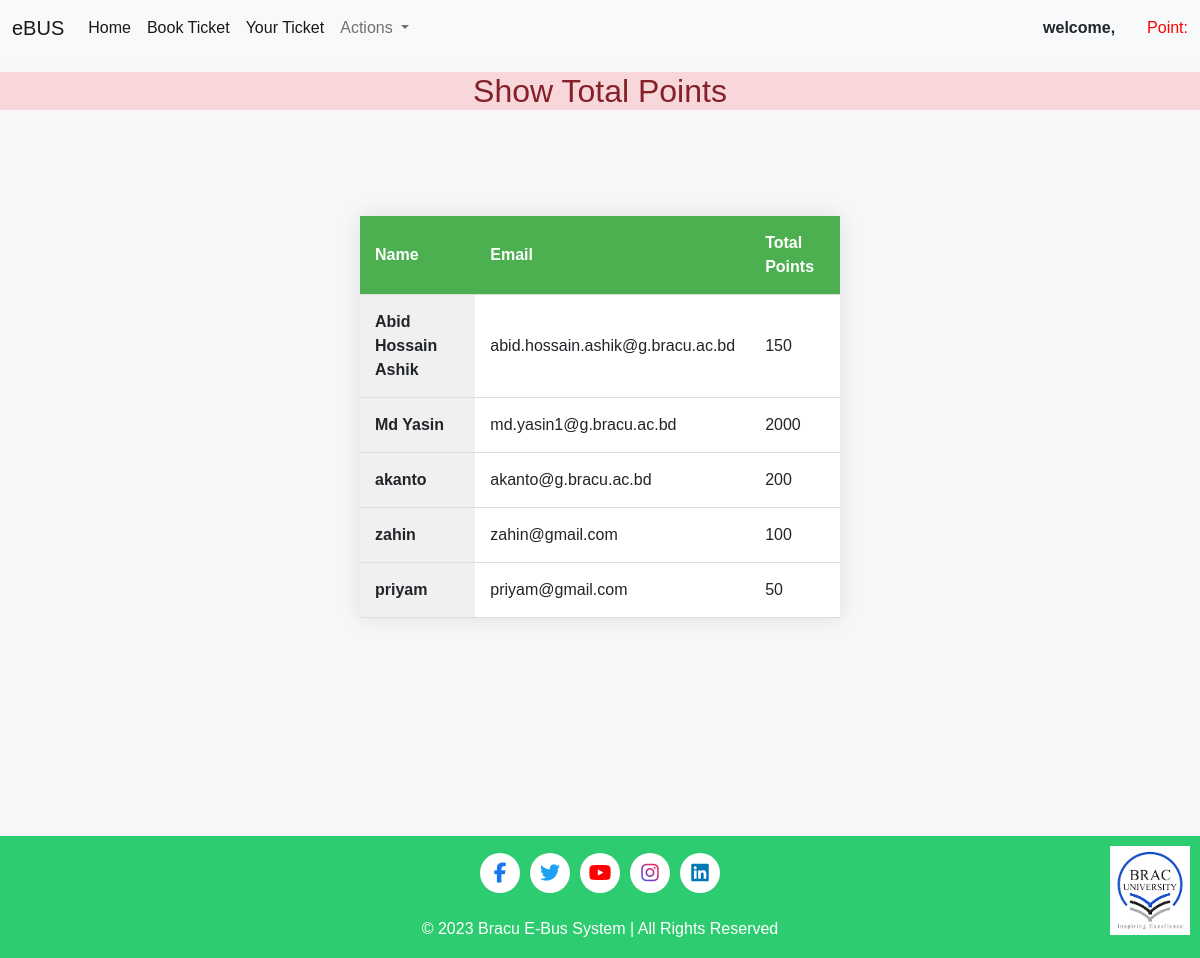
Page /showpoints/1 on the committed database.
### user/models.py (models this page shows)
class User(models.Model):
    user_id = models.CharField(max_length=10, primary_key=True, default="#1")
    name = models.CharField(max_length=100, unique=True)
    email = models.EmailField(max_length=100, unique=True)
    date_joined = models.DateField(auto_now_add=True)
    point = models.IntegerField(default=100)
    password = models.CharField(max_length=100)
    active = models.BooleanField(default=False)

### homepage/views.py (the view)
# urls.py: path('showpoints/<id>', showpoints, name="showpoints"),
def showpoints(request,id):
    user = User.objects.filter(user_id=id).first()
    fetchdata=User.objects.all()
    print(fetchdata)
    return render(request, 'homepage/showpoints.html',{'user':user,'fetchdata':fetchdata})

### homepage/templates/homepage/showpoints.html (shortened to what this page needs)
{% extends "homepage/base.html" %}
{% load static %}
{% block content %}
{% load static %}
        {% if fetchdata %}
        <h2 class="text-center alert-danger"> Show Total Points </h2>
        <br ></br>
        <table class="center">
                <tr>
                    <th>Name</th>
                    <th>Email</th>
                    <th>Total Points</th>
                </tr>
            {% for i in fetchdata %}
            <tr>
                <td>{{i.name}}</td>
                <td>{{i.email}}</td>
                <td>{{i.point}}</td>
            </tr>
            {% endfor %}
            </table>
        {% else %}
            <h1> No Data </h1>
        {% endif %}
        <br><br><br><br><br><br><br>
   {% endblock content %}

### homepage/templates/homepage/base.html (style rules this page uses)
body { margin: 0; padding: 0; font-family: 'Arial', sans-serif; }

### homepage/templates/homepage/showpoints.html (style rules this page uses)
body { font-family: 'Arial', sans-serif; background-color: #f7f7f7; margin: 0; padding: 0; }
table { width: 40%; margin: 50px auto; border-collapse: collapse; box-shadow: 0 0 20px rgba(0, 0, 0, 0.1); background-color: #fff; }
th, td { padding: 15px; text-align: left; border-bottom: 1px solid #ddd; }
th { background-color: #4CAF50; color: white; }
tr { transition: background-color 0.3s; }
td:first-child { background-color: #f0f0f0; font-weight: bold; }

### rows in the picture
User: name "Abid Hossain Ashik", email "abid.hossain.ashik@g.bracu.ac.bd", point "150"
User: name "Md Yasin", email "md.yasin1@g.bracu.ac.bd", point "2000"
User: name "akanto", email "akanto@g.bracu.ac.bd", point "200"
User: name "zahin", email "zahin@gmail.com", point "100"
User: name "priyam", email "priyam@gmail.com", point "50"
